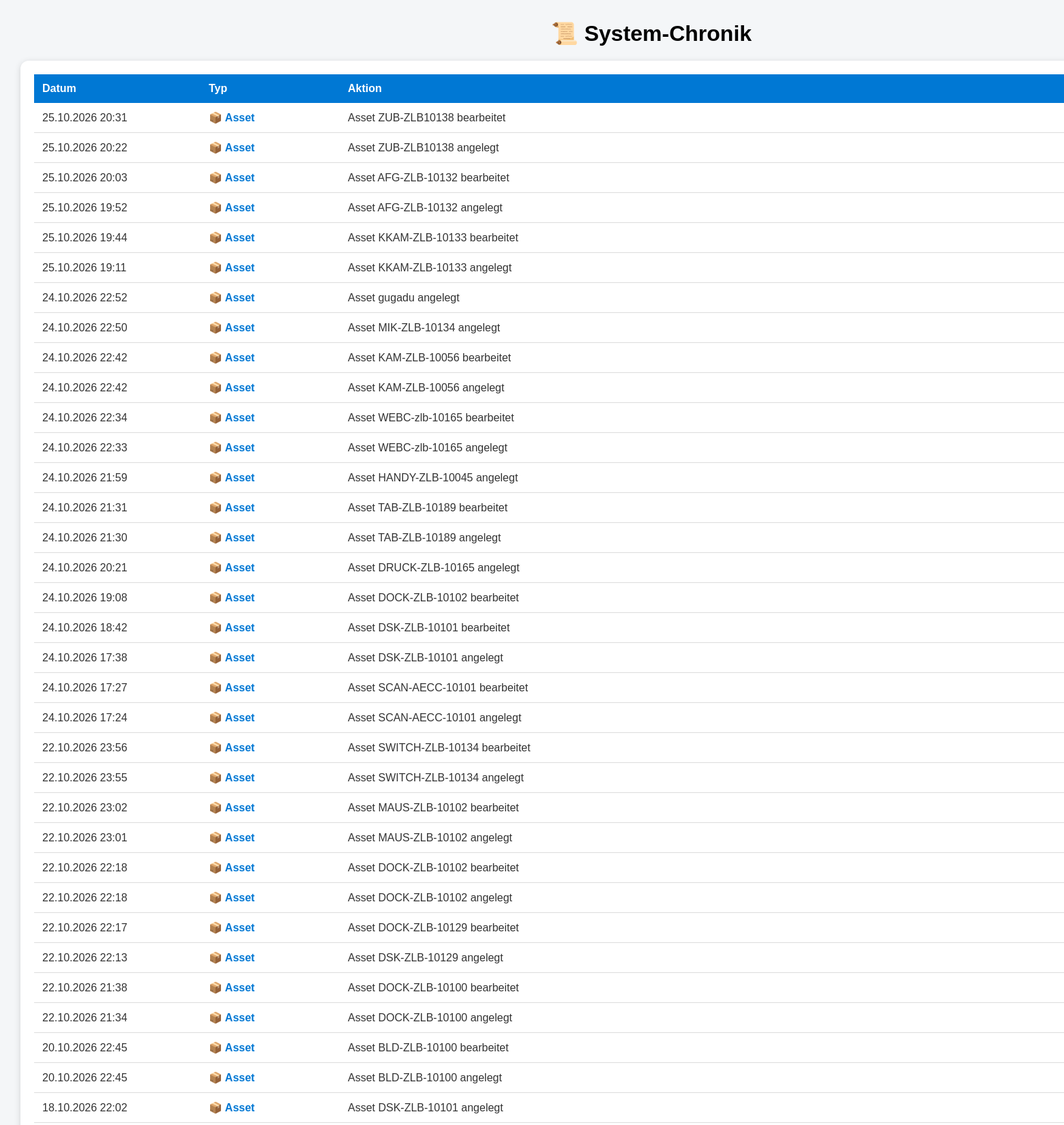
The page /historie (upper part) on the database its author committed.
### tables this page shows
CREATE TABLE historie (
            id INTEGER PRIMARY KEY,
            datum TEXT,
            typ TEXT,
            aktion TEXT

        );

### app.py (the view)
@app.route("/historie")
def historie():
    verbindung = sqlite3.connect("asset_management.db")
    cursor = verbindung.cursor()
    cursor.execute("""
        SELECT datum, typ, aktion
        FROM historie
        ORDER BY id DESC
    """)
    eintraege = cursor.fetchall()
    verbindung.close()
    return render_template(
        "historie.html",
        eintraege=eintraege
    )

### templates/historie.html (shortened to what this page needs)
<!DOCTYPE html>
<html>
<head>
    <link rel="stylesheet"
          href="{{ url_for('static', filename='style.css')   }}">
</head>
<body>
    <div class="container">
        <h1>📜 System-Chronik</h1>
        <div class="card">
            <table>
                <tr>
                    <th class="datum">Datum</th>
                    <th class="typ">Typ</th>
                    <th>Aktion</th>
                </tr>
                {% for e in eintraege %}
                <tr>
                    <td>{{ e[0] }}</td>
                    <td>
                        {% if e[1] == "Asset" %}
                            <span class="asset">
                                📦 Asset
                            </span>
                        {% elif e[1] == "Mitarbeiter" %}
                            <span class="mitarbeiter">
                                👤 Mitarbeiter
                            </span>
                        {% else %}
                            {{ e[1] }}
                        {% endif %}
                    </td>
                    <td>{{ e[2] }}</td>
                </tr>
                {% endfor %}
            </table>
        </div>
    </div>
</body>
</html>

### static/style.css (style rules this page uses)
body { font-family: Arial, sans-serif; background-color: #f4f6f8; margin: 30px; }
h1 { text-align: center; }
.card { color: #333; text-decoration: none; }
.container { width: 1850px; margin: auto; }

### templates/historie.html (style rules this page uses)
.card { background-color: white; border-radius: 12px; padding: 20px; box-shadow: 0 2px 10px rgba(0,0,0,0.15); margin-top: 20px; }
.asset { color: #0078d4; font-weight: bold; }
table { width: 100%; border-collapse: collapse; }
th { background-color: #0078d4; color: white; text-align: left; padding: 12px; }
td { padding: 12px; border-bottom: 1px solid #ddd; }
.datum { width: 220px; }
.typ { width: 180px; }

### rows shown on the page
historie: datum "25.10.2026 20:31", typ "📦 Asset", aktion "Asset ZUB-ZLB10138 bearbeitet"
historie: datum "25.10.2026 20:22", typ "📦 Asset", aktion "Asset ZUB-ZLB10138 angelegt"
historie: datum "25.10.2026 20:03", typ "📦 Asset", aktion "Asset AFG-ZLB-10132 bearbeitet"
historie: datum "25.10.2026 19:52", typ "📦 Asset", aktion "Asset AFG-ZLB-10132 angelegt"
historie: datum "25.10.2026 19:44", typ "📦 Asset", aktion "Asset KKAM-ZLB-10133 bearbeitet"
historie: datum "25.10.2026 19:11", typ "📦 Asset", aktion "Asset KKAM-ZLB-10133 angelegt"
historie: datum "24.10.2026 22:52", typ "📦 Asset", aktion "Asset gugadu angelegt"
historie: datum "24.10.2026 22:50", typ "📦 Asset", aktion "Asset MIK-ZLB-10134 angelegt"
historie: datum "24.10.2026 22:42", typ "📦 Asset", aktion "Asset KAM-ZLB-10056 bearbeitet"
historie: datum "24.10.2026 22:42", typ "📦 Asset", aktion "Asset KAM-ZLB-10056 angelegt"
historie: datum "24.10.2026 22:34", typ "📦 Asset", aktion "Asset WEBC-zlb-10165 bearbeitet"
historie: datum "24.10.2026 22:33", typ "📦 Asset", aktion "Asset WEBC-zlb-10165 angelegt"
historie: datum "24.10.2026 21:59", typ "📦 Asset", aktion "Asset HANDY-ZLB-10045 angelegt"
historie: datum "24.10.2026 21:31", typ "📦 Asset", aktion "Asset TAB-ZLB-10189 bearbeitet"
historie: datum "24.10.2026 21:30", typ "📦 Asset", aktion "Asset TAB-ZLB-10189 angelegt"
historie: datum "24.10.2026 20:21", typ "📦 Asset", aktion "Asset DRUCK-ZLB-10165 angelegt"
historie: datum "24.10.2026 19:08", typ "📦 Asset", aktion "Asset DOCK-ZLB-10102 bearbeitet"
historie: datum "24.10.2026 18:42", typ "📦 Asset", aktion "Asset DSK-ZLB-10101 bearbeitet"
historie: datum "24.10.2026 17:38", typ "📦 Asset", aktion "Asset DSK-ZLB-10101 angelegt"
historie: datum "24.10.2026 17:27", typ "📦 Asset", aktion "Asset SCAN-AECC-10101 bearbeitet"
historie: datum "24.10.2026 17:24", typ "📦 Asset", aktion "Asset SCAN-AECC-10101 angelegt"
historie: datum "22.10.2026 23:56", typ "📦 Asset", aktion "Asset SWITCH-ZLB-10134 bearbeitet"
historie: datum "22.10.2026 23:55", typ "📦 Asset", aktion "Asset SWITCH-ZLB-10134 angelegt"
historie: datum "22.10.2026 23:02", typ "📦 Asset", aktion "Asset MAUS-ZLB-10102 bearbeitet"
historie: datum "22.10.2026 23:01", typ "📦 Asset", aktion "Asset MAUS-ZLB-10102 angelegt"
historie: datum "22.10.2026 22:18", typ "📦 Asset", aktion "Asset DOCK-ZLB-10102 bearbeitet"
historie: datum "22.10.2026 22:18", typ "📦 Asset", aktion "Asset DOCK-ZLB-10102 angelegt"
historie: datum "22.10.2026 22:17", typ "📦 Asset", aktion "Asset DOCK-ZLB-10129 bearbeitet"
historie: datum "22.10.2026 22:13", typ "📦 Asset", aktion "Asset DSK-ZLB-10129 angelegt"
historie: datum "22.10.2026 21:38", typ "📦 Asset", aktion "Asset DOCK-ZLB-10100 bearbeitet"
historie: datum "22.10.2026 21:34", typ "📦 Asset", aktion "Asset DOCK-ZLB-10100 angelegt"
historie: datum "20.10.2026 22:45", typ "📦 Asset", aktion "Asset BLD-ZLB-10100 bearbeitet"
historie: datum "20.10.2026 22:45", typ "📦 Asset", aktion "Asset BLD-ZLB-10100 angelegt"
historie: datum "18.10.2026 22:02", typ "📦 Asset", aktion "Asset DSK-ZLB-10101 angelegt"
